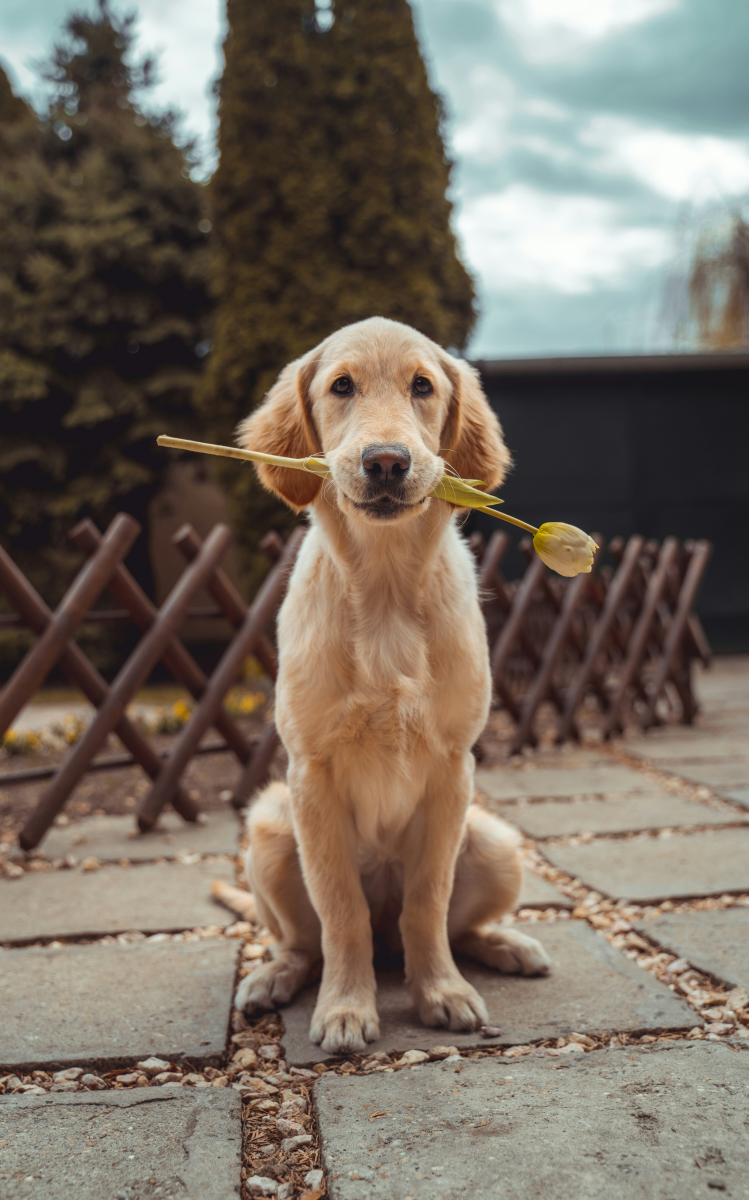
#> input picture 06/richard-brutyo-Sg3XwuEpybU-unsplash.jpg, 3742 x 6000 px, given in place of amber-kipp-75715CVEJhI-unsplash.jpg, which was not available (shown at 1/5 size)
$ python catsss.py
#> lines starting #> are read from the running program, lines starting #| are printed output that depends on the picture; pictures that were not available may be replaced by others from this repository, and a replacement may not be noted
import matplotlib.pyplot as plt
import cv2

catplt = plt.imread(r'C:\sonia\Python\20\06\amber-kipp-75715CVEJhI-unsplash.jpg')
#> catplt is the input picture: shape (6000, 3742, 3); mean R, G, B 120.5, 109.6, 98.1
catcv2 = cv2.imread(r'C:\sonia\Python\20\06\amber-kipp-75715CVEJhI-unsplash.jpg')
#показати котика через матплот
fig, ax = plt.subplots(figsize=(10,10))
ax.imshow(catplt)
ax.axis('off')
plt.show()
"""
#розрізати котика на червоний зелений і синій і показати через матплот
fig, axs = plt.subplots(1, 3, figsize=(15,5))
axs[0].imshow(catplt[:,:,0], cmap='Reds', aspect='auto')
axs[1].imshow(catplt[:,:,1], cmap='Greens', aspect='auto')
axs[2].imshow(catplt[:, :, 2], cmap='Blues', aspect='auto')
axs[0].axis('off')
axs[1].axis('off')
axs[2].axis('off')
axs[0].set_title('Red cats', color='red', style='italic')
axs[1].set_title('Green cats', color='green', style='italic')
axs[2].set_title('Blue cats', color='blue', style='italic')
plt.show()

#показати котика через св2 і через матплот правильно (реверснути св2)
cv2rgb = cv2.cvtColor(catcv2, cv2.COLOR_RGB2BGR)
fig, axs = plt.subplots(1, 2, figsize=(10,5))
axs[0].imshow(catplt)
axs[1].imshow(cv2rgb)
axs[0].axis('off')
axs[0].axis('off')
axs[1].axis('off')
axs[0].set_title('plt', color='red', style='italic')
axs[1].set_title('cv2', color='green', style='italic')
plt.show()

#сірий котик
cv2gray = cv2.cvtColor(catcv2, cv2.COLOR_RGB2GRAY)
fig, ax = plt.subplots(figsize=(10,10))
ax.imshow(cv2gray, cmap='gray')
ax.axis('off')
ax.set_title('Gray', color='black', style='italic')
plt.show()

#зменшення к-сті пікселів і загалом розмірів
resized_image = cv2.resize(catplt,None, fx=0.025, fy=0.025)
fig, ax = plt.subplots(figsize=(10,10))
ax.imshow(resized_image)
ax.axis('off')
ax.set_title('Resized image', color='black', style='italic')
plt.show()
#збільшення якості
kernel_sharpening = np.array([[-1, -1, -1], [-1, 9, -1], [-1, -1, -1]])
sharpened_image = cv2.filter2D(catplt, -1, kernel_sharpening)
fig, ax = plt.subplots(figsize=(10,10))
ax.imshow(sharpened_image)
ax.axis('off')
ax.set_title('Sharpened image', color='black', style='italic')
plt.show()

#bluring
kernel_3x3 = np.ones((3,3), np.float32)/10
blured = cv2.filter2D(catplt, -1, kernel_3x3)
fig, ax = plt.subplots(figsize=(10,10))
ax.imshow(blured)
ax.axis('off')
ax.set_title('Blured image', color='black', style='italic')
plt.show()

#saving the kitten
cv2.imwrite('some_file.jpg', image)
"""
#завдання з дз
img = cv2.imread(r'C:\sonia\Python\20\06\richard-brutyo-Sg3XwuEpybU-unsplash.jpg')
imgrgb = cv2.cvtColor(img, cv2.COLOR_RGB2BGR)
h, w = img.shape[:2]
#> h = 6000; w = 3742
left_half = imgrgb[0:h, 0:int(w/2)]
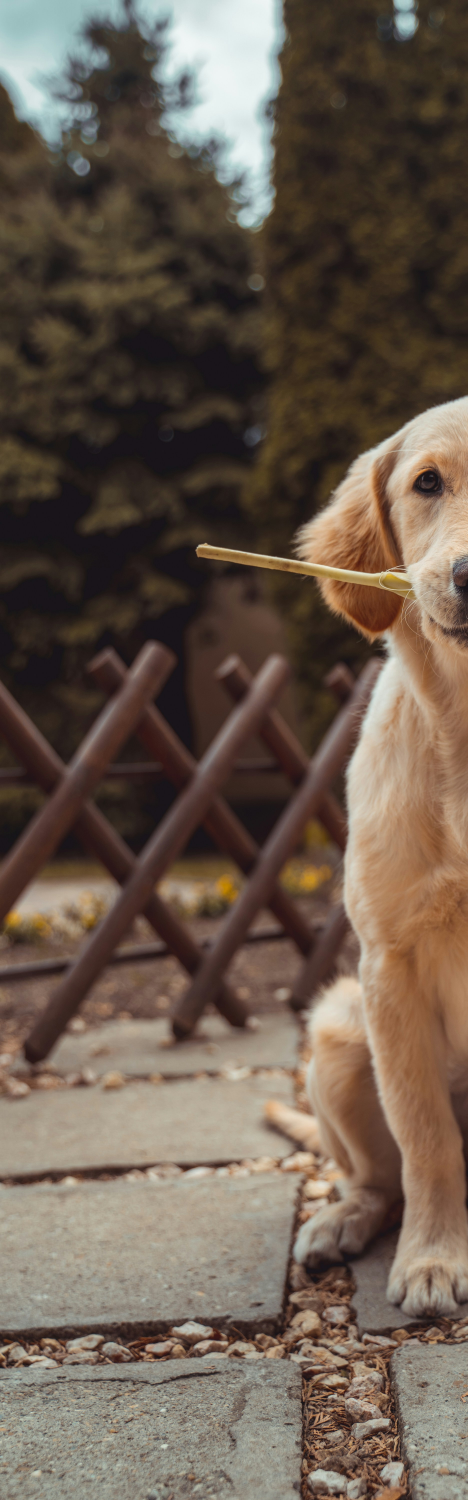
#> left_half: shape (6000, 1871, 3) (shown at 1/4 size); mean R, G, B 105.7, 90.7, 78.1
right_half = imgrgb[0:h, int(w/2):w]
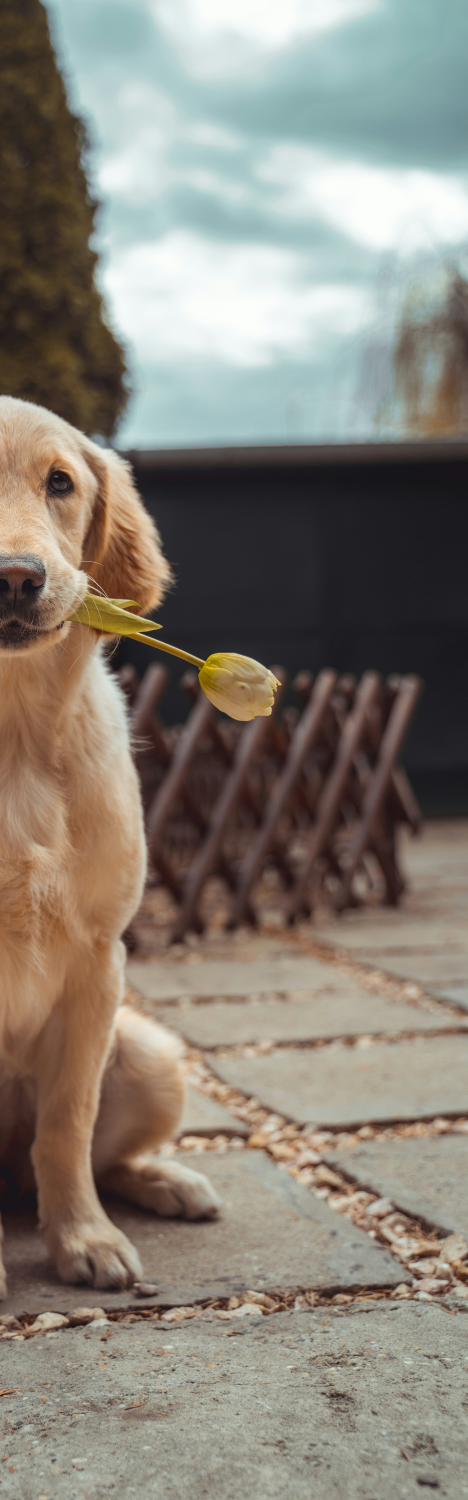
#> right_half: shape (6000, 1871, 3) (shown at 1/4 size); mean R, G, B 135.4, 128.4, 118.1
top_half = imgrgb[0:int(h/2), 0:w]
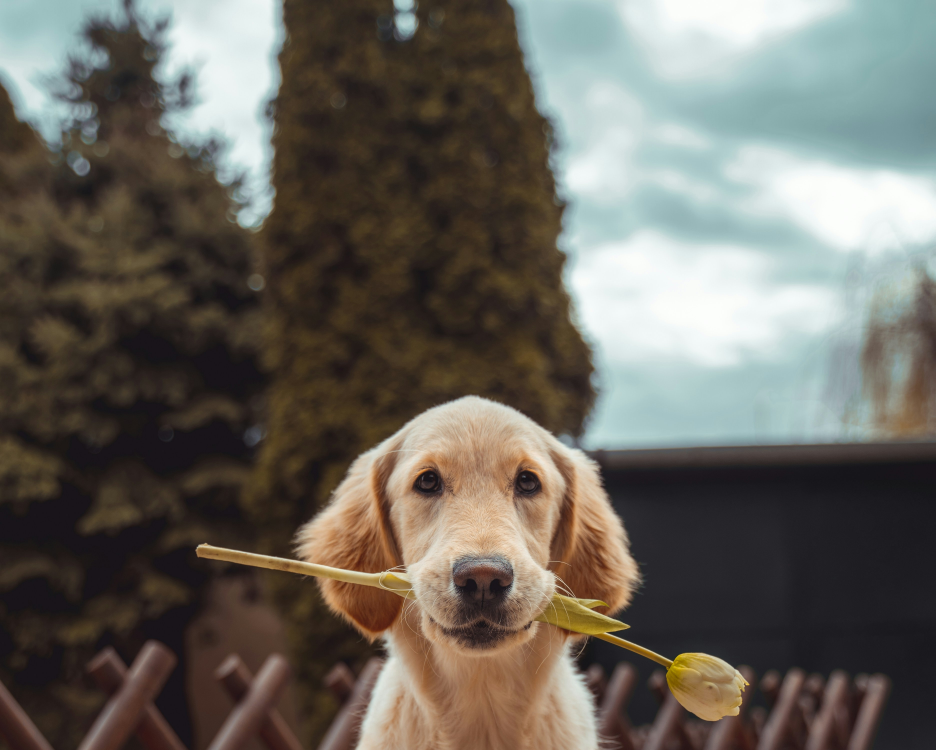
#> top_half: shape (3000, 3742, 3) (shown at 1/4 size); mean R, G, B 105.9, 101.8, 94
bottom_half = imgrgb[int(h/2):h, 0:w]
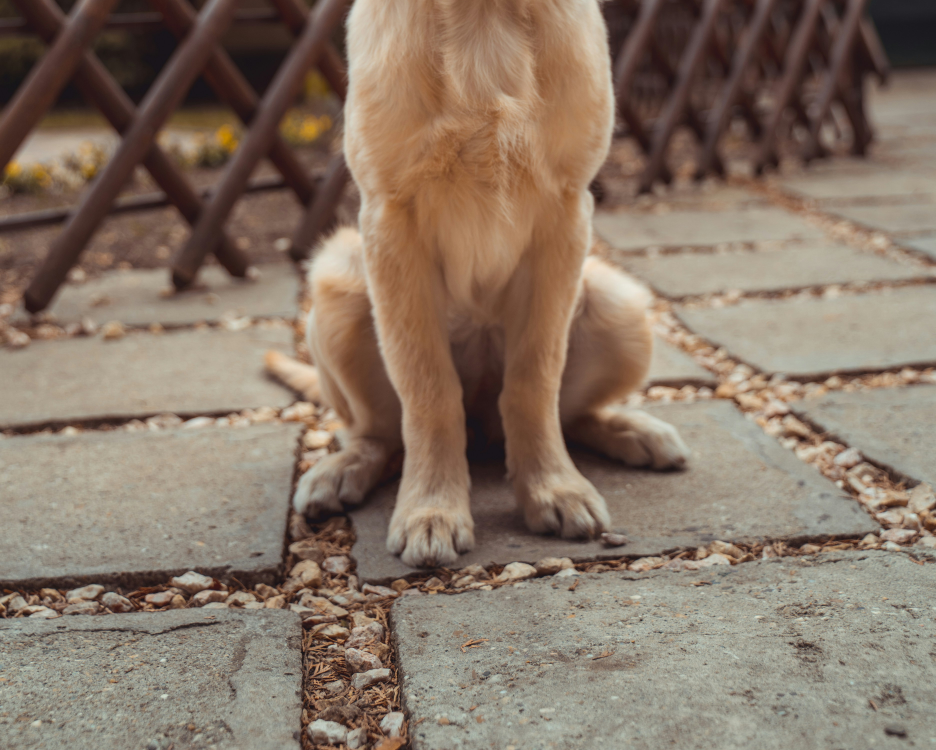
#> bottom_half: shape (3000, 3742, 3) (shown at 1/4 size); mean R, G, B 135.2, 117.4, 102.3
fig, axs = plt.subplots(2, 2, figsize=(10,10))
axs[0,0].imshow(left_half, aspect='auto')
axs[0,1].imshow(top_half, aspect='auto')
axs[1,0].imshow(right_half, aspect='auto')
axs[1,1].imshow(bottom_half, aspect='auto')
axs[0,0].axis('off')
axs[0,1].axis('off')
axs[1,0].axis('off')
axs[1,1].axis('off')
axs[0,0].set_title('Left half', color='black', weight='bold')
axs[0,1].set_title('Top half', color='black', weight='bold')
axs[1,0].set_title('Right half', color='black', weight='bold')
axs[1,1].set_title('Bottom half', color='black', weight='bold')
print("Розміри фото:", img.shape[:2])
#| Розміри фото: (6000, 3742)
plt.show()
"""
cv2.imwrite('left_half.jpg', left_half)
cv2.imwrite('top_half.jpg', top_half)
cv2.imwrite('right_half.jpg', right_half)
cv2.imwrite('bottom_half.jpg', bottom_half)
"""
